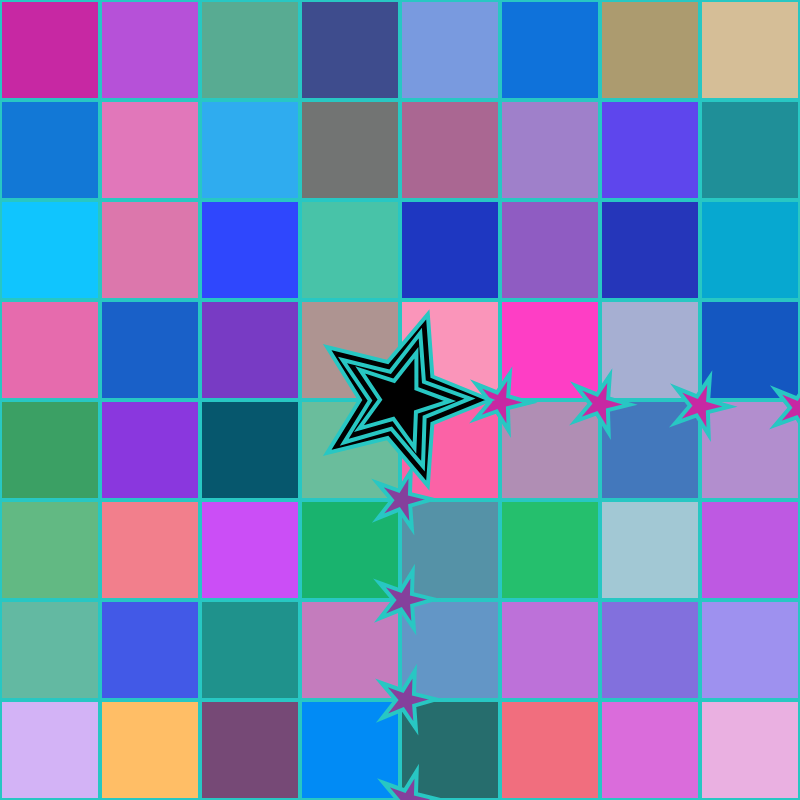
Frame 1 (no input)
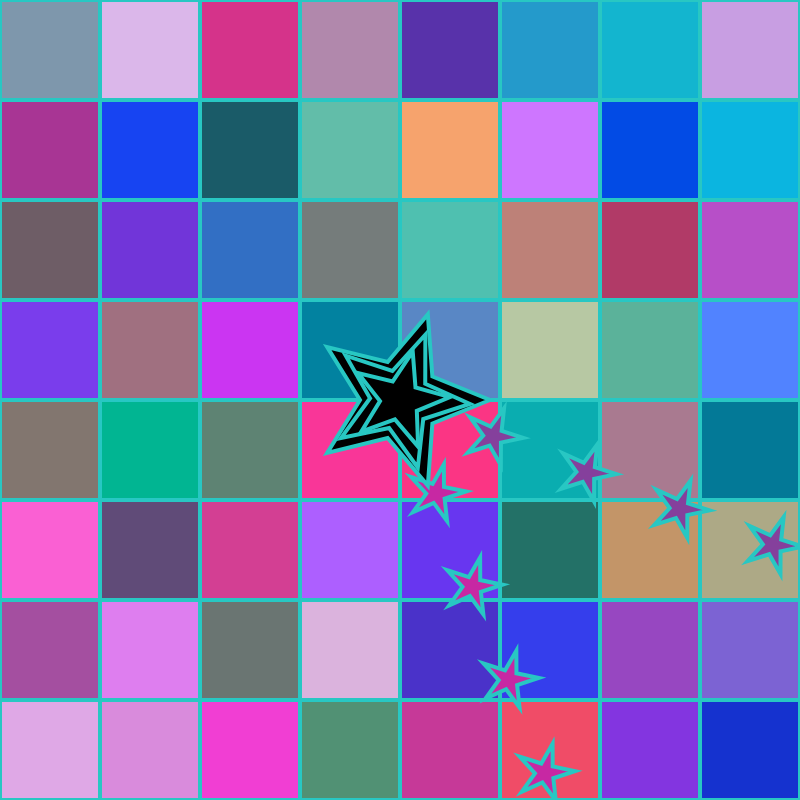
Frame 60 (no input)
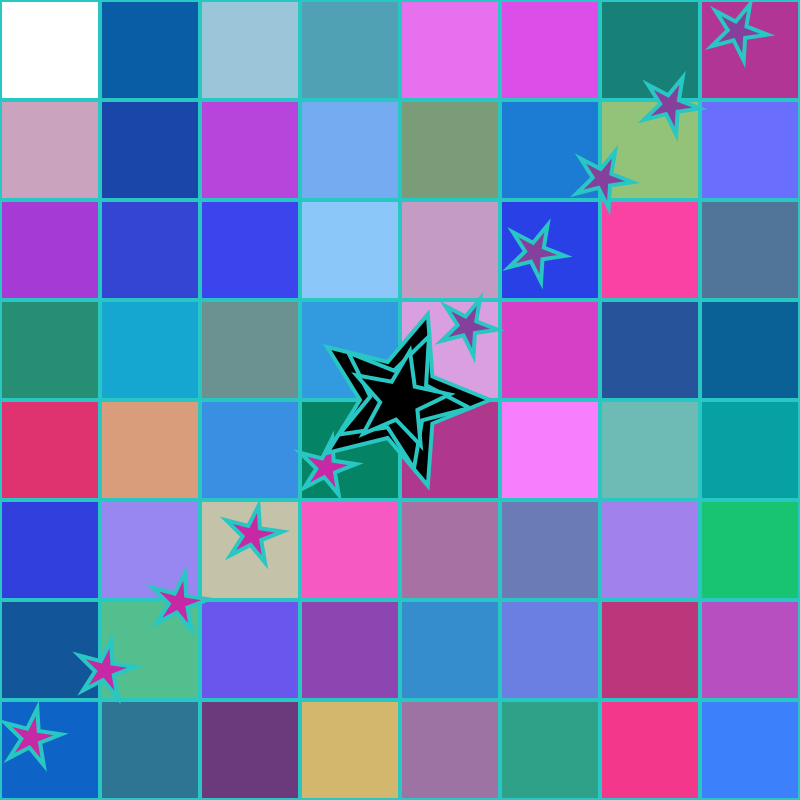
Frame 120 (the mouse pressed at the canvas centre since frame 60)

The p5.js sketch that drew these frames (run headless with seeded random() and noise() and a simulated clock; from frame 60 on, the mouse is pressed at the canvas centre):

// p5.js sketch
// ── sketch.js
/*Chantice Fields
*/
let arrayVal = [];

//timer variables
let currentTime = 0; 
let prevTime = 0;
let timer = 2000;

//color variables
let r = 199;
let g = 40;
let b = 163;

// star variable
let x = 0;
let y = 0;
 

function setup() 
{
  createCanvas(800, 800);
  rectMode(CENTER);
  for (let i = 5; i <= 12; i++)
	{
		arrayVal[i - 5] = pow(i, 6); 
	
	}

}

function draw() 
{
    currentTime = millis();
	
	if (currentTime - prevTime >= timer) 
	{
		prevTime = currentTime; 
		
	
		r = arrayVal[int(random(arrayVal.length))]; 
		g = arrayVal[int(random(arrayVal.length))];
		b = arrayVal[int(random(arrayVal.length))];
    }  
    background(r, g, b);
      stroke (40, 199, 195);
     strokeWeight(4);

  //Grid
  for (let i = 0; i <= width; i = i + 100)
 {
  line(i, 0, i, height);
   print(i);
}

for (let i= 0; i<= height; i = i + 100)
{
    line(0, i, width, i);
}

//squares
for (let y = 50; y < height; y += 100) 
     { // first for loop!
       for (let x = 50; x < width; x += 100) 
       {
           fill(r, g, b);
   r = random(0, 255);
	g = random(50, 200);
	b = random(100, 255);
           square(x, y, 100);
         }
        }


//stars
 fill (199, 40, 163);
{push();
translate(width * 0.5, height * 0.5);
rotate(frameCount / 50.0);

  for (let i = 100; i < width; i = i + 100)
 {
  star(i, 0, 10, 30, 5);
   print(i);
}
pop();
}

fill (133,64,156);
{push();
translate(width * 0.5, height * 0.5);
rotate(frameCount / -50.0);
for (let i= 100; i< height; i = i + 100)
{
     star(0, i, 10, 30, 5);
   }
 pop();
}

//Center Stars
fill (0);
{
  star(width/2, height/2, 40, 90, 5);
 push();
 translate(width * 0.5, height * 0.5);
  rotate(frameCount / -50.0);
  star(0, 0, 30, 70, 5);
  pop();
    

 push();
  translate(width * 0.5, height * 0.5);
  rotate(frameCount / 50.0);
    star(0, 0, 20, 50, 5);
pop();
}
}
    

function star(x, y, radius1, radius2, npoints) 
{
  let angle = TWO_PI / npoints;
  let halfAngle = angle / 2.0;
  beginShape();
  for (let a = 0; a < TWO_PI; a += angle) {
    let sx = x + cos(a) * radius2;
    let sy = y + sin(a) * radius2;
    vertex(sx, sy);
    sx = x + cos(a + halfAngle) * radius1;
    sy = y + sin(a + halfAngle) * radius1;
    vertex(sx, sy);
  }
  endShape(CLOSE);
}
